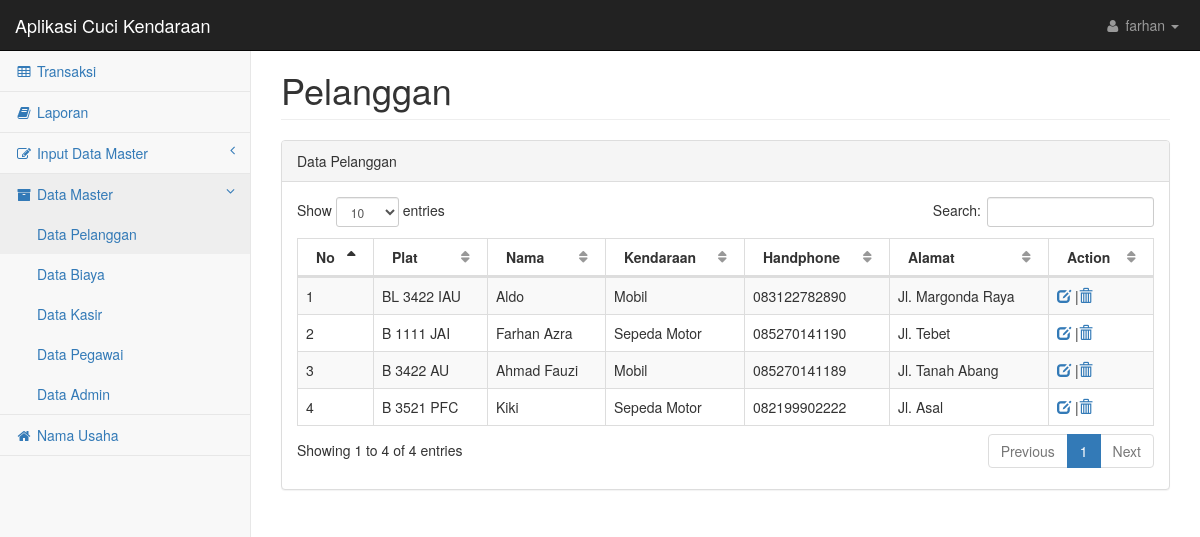
Screenshot of /admin/data_pelanggan.php (signed in) with the database file from the repository.
### tables this page shows
CREATE TABLE `nama_usaha` (
  `no` int(8) NOT NULL,
  `nama` varchar(30) NOT NULL
);

CREATE TABLE `pelanggan` (
  `no` int(8) NOT NULL,
  `plat` varchar(15) NOT NULL,
  `nama` varchar(30) NOT NULL,
  `id_kend` varchar(10) NOT NULL,
  `no_hp` varchar(12) NOT NULL,
  `alamat` text NOT NULL
);

CREATE TABLE `biaya` (
  `no` int(8) NOT NULL,
  `id_kend` varchar(10) NOT NULL,
  `jenis_kend` varchar(30) NOT NULL,
  `harga` varchar(10) NOT NULL
);

### admin/data_pelanggan.php (the view, shortened to what this page needs)
<!DOCTYPE html>
<html lang="en">
    <head>
        <link href="../css/bootstrap.min.css" rel="stylesheet">
        <link href="../css/metisMenu.min.css" rel="stylesheet">
        <link href="../css/dataTables/dataTables.bootstrap.css" rel="stylesheet">
        <link href="../css/dataTables/dataTables.responsive.css" rel="stylesheet">
        <link href="../css/startmin.css" rel="stylesheet">
        <link href="../css/font-awesome.min.css" rel="stylesheet" type="text/css">
    </head>
    <body>
        <div id="wrapper">
            <nav class="navbar navbar-inverse navbar-fixed-top" role="navigation">
            <?php
            $query = mysql_query ("SELECT * FROM nama_usaha");
            while ($var=mysql_fetch_array($query)) {
            ?>
                <div class="navbar-header">
                    <a class="navbar-brand" href="transaksi.php"><?php echo $var ['nama']; ?></a>
                </div>
            <?php
            }
            ?>
                <ul class="nav navbar-right navbar-top-links">
                    <li class="dropdown">
                        <a class="dropdown-toggle" data-toggle="dropdown" href="#">
                            <i class="fa fa-user fa-fw"></i> <?php echo $_SESSION['username'] ?> <b class="caret"></b>
                        </a>
                    </li>
                </ul>
                <div class="navbar-default sidebar" role="navigation">
                    <div class="sidebar-nav navbar-collapse">
                        <ul class="nav" id="side-menu">
                            <li>
                                <a href="transaksi.php"><i class="fa fa-table fa-fw"></i> Transaksi</a>
                            </li>
                            <li>
                                <a href="laporan.php"><i class="fa fa-book fa-fw"></i> Laporan</a>
                            </li>
                            <li>
                                <a href="#"><i class="fa fa-edit fa-fw"></i> Input Data Master<span class="fa arrow"></span></a>
                            </li>
                            <li>
                                <a href="#" class="active"><i class="fa fa-archive fa-fw"></i> Data Master<span class="fa arrow"></span></a>
                                <ul class="nav nav-second-level">
                                    <li>
                                        <a href="data_pelanggan.php" class="active">Data Pelanggan</a>
                                    </li>
                                    <li>
                                        <a href="data_biaya.php">Data Biaya</a>
                                    </li>
                                    <li>
                                        <a href="data_kasir.php">Data Kasir</a>
                                    </li>
                                    <li>
                                        <a href="data_pegawai.php">Data Pegawai</a>
                                    </li>
                                    <li>
                                        <a href="data_admin.php">Data Admin</a>
                                    </li>
                                </ul>
                            </li>
                            <li>
                                <a href="nama_usaha.php"><i class="fa fa-home fa-fw"></i> Nama Usaha</a>
                            </li>
                        </ul>
                    </div>
                </div>
            </nav>
            <div id="page-wrapper">
                <div class="row">
                    <div class="col-lg-12">
                        <h1 class="page-header">Pelanggan</h1>
                    </div>
                </div>
                <div class="row">
                    <div class="col-lg-12">
                        <div class="panel panel-default">
                            <div class="panel-heading">
                                Data Pelanggan
                            </div>
                            <div class="panel-body">
                                <div class="dataTable_wrapper">
                                    <table class="table table-striped table-bordered table-hover" id="dataTables-example">
                                        <thead>
                                            <tr>
                                                <th>No</th>
                                                <th>Plat</th>
                                                <th>Nama</th>
                                                <th>Kendaraan</th>
                                                <th>Handphone</th>
                                                <th>Alamat</th>
                                                <th>Action</th>
                                            </tr>
                                        </thead>
                                        <tbody>
                                        <?php
                                          $query = mysql_query ("SELECT * FROM pelanggan");
                                          $no=1;
                                          while ($var=mysql_fetch_array($query)) {
                                            $kendaraan=mysql_fetch_array(mysql_query("SELECT jenis_kend FROM biaya WHERE id_kend='$var[id_kend]'"));
                                        ?>
                                            <tr>
                                                <td><?php echo $no ?></td>
                                                <td><?php echo $var ['plat']; ?></td>
                                                <td><?php echo $var ['nama']; ?></td>
                                                <td><?php echo $kendaraan ['jenis_kend']; ?></td>
                                                <td><?php echo $var ['no_hp']; ?></td>
                                                <td><?php echo $var ['alamat']; ?></td>
                                                <td><?php echo "<a class='glyphicon glyphicon-edit' title='Edit' href='updatepelanggan.php?no=$var[no]'></a> |<a class='glyphicon glyphicon-trash' title='Hapus' href='deletepelanggan.php?no=$var[no]'></a>"; ?></td>
                                            </tr>
                                        <?php
                                          $no++;
                                          }
                                        ?>
                                        </tbody>
                                    </table>
                                </div>
                            </div>
                        </div>
                    </div>
                </div>
            </div>
        </div>
    </body>
</html>

### css/startmin.css (style rules this page uses)
body { background-color: #f8f8f8; }
#wrapper { width: 100%; }
#page-wrapper { padding: 30px 15px 0 15px; min-height: 568px; background-color: #fff; }
@media (min-width:768px) { #page-wrapper { position: inherit; margin-left: 250px; padding: 30px 30px 0 30px; border-left: 1px solid #e7e7e7; } }
.navbar-header { float: left; }
.navbar-right { text-align: right; }
.navbar-top-links { margin: 0; }
.navbar-top-links li { display: inline-block; }
.navbar-top-links li:last-child { margin-right: 6px; }
.navbar-top-links li a { padding: 15px; min-height: 50px; }
.navbar-top-links>li>a { color: #999; }
.sidebar .sidebar-nav.navbar-collapse { padding-right: 0; padding-left: 0; }
.sidebar ul li { border-bottom: 1px solid #e7e7e7; }
.sidebar ul li a.active { background-color: #eee; }
.sidebar .arrow { float: right; }
.sidebar .fa.arrow:before { content: "\f104"; }
.sidebar .active>a>.fa.arrow:before { content: "\f107"; }
.sidebar .nav-second-level li, .sidebar .nav-third-level li { border-bottom: 0!important; }
.sidebar .nav-second-level li a { padding-left: 37px; }
@media (min-width:768px) { .sidebar { z-index: 1; position: absolute; width: 250px; margin-top: 51px; } }
table.dataTable thead .sorting, table.dataTable thead .sorting_asc, table.dataTable thead .sorting_desc, table.dataTable thead .sorting_asc_disabled, table.dataTable thead .sorting_desc_disabled { background: 0 0; }
table.dataTable thead .sorting_asc:after { content: "\f0de"; float: right; font-family: fontawesome; }
table.dataTable thead .sorting:after { content: "\f0dc"; float: right; font-family: fontawesome; color: rgba(50,50,50,.5); }

### rows the page displays
nama_usaha: nama "Aplikasi Cuci Kendaraan"
pelanggan: plat "BL 3422 IAU", nama "Aldo", biaya.jenis_kend "Mobil", no_hp "083122782890", alamat "Jl. Margonda Raya"
pelanggan: plat "B 1111 JAI", nama "Farhan Azra", biaya.jenis_kend "Sepeda Motor", no_hp "085270141190", alamat "Jl. Tebet"
pelanggan: plat "B 3422 AU", nama "Ahmad Fauzi", biaya.jenis_kend "Mobil", no_hp "085270141189", alamat "Jl. Tanah Abang"
pelanggan: plat "B 3521 PFC", nama "Kiki", biaya.jenis_kend "Sepeda Motor", no_hp "082199902222", alamat "Jl. Asal"

### other values shown
$_SESSION['username'] "farhan"
